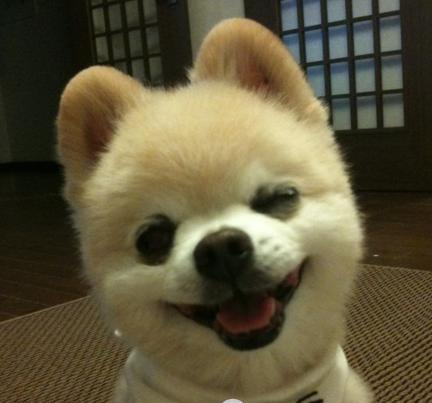
#> input picture blog/rotman.jpg, 432 x 403 px, found by its file name
$ jupyter execute opencv-python11.ipynb   (shell and % lines are left out)   (text cells are left out)
#> lines starting #> are read from the running program, lines starting #| are printed output that depends on the picture; pictures that were not available may be replaced by others from this repository, and a replacement may not be noted
[cell 1]
import cv2
import matplotlib.pyplot as plt
import numpy as np
plt.rcParams['font.sans-serif']=['SimHei'] #用来正常显示中文标签
plt.rcParams['axes.unicode_minus']=False #用来正常显示负号

[cell 2]
img=cv2.imread(r"E:\ZouBySelf\rotman.jpg") #bgr模式，默认，原图
#> img is the input picture: shape (403, 432, 3); mean B, G, R 60, 87, 95.1
img=cv2.cvtColor(img,cv2.COLOR_BGR2RGB)#转成RGB
plt.imshow(img)

[cell 3]
img_gaussian=cv2.imread(r"E:\ZouBySelf\rotman_gaussian.jpg") #加了高斯噪声的图，均值0，方差0.01
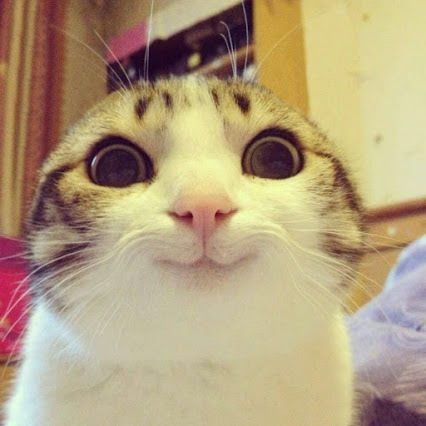
#> input picture blog/cat.jpg, 426 x 426 px, given in place of rotman_gaussian.jpg, which was not available
#> img_gaussian is the input picture: shape (426, 426, 3); mean B, G, R 125.3, 159.1, 178.8
img_gaussian=cv2.cvtColor(img_gaussian,cv2.COLOR_BGR2RGB)
plt.imshow(img_gaussian)

[cell 4]
img_saltpep=cv2.imread(r"E:\ZouBySelf\rotman_saltpep.jpg") #加了椒盐噪声的图，噪声密度0.05
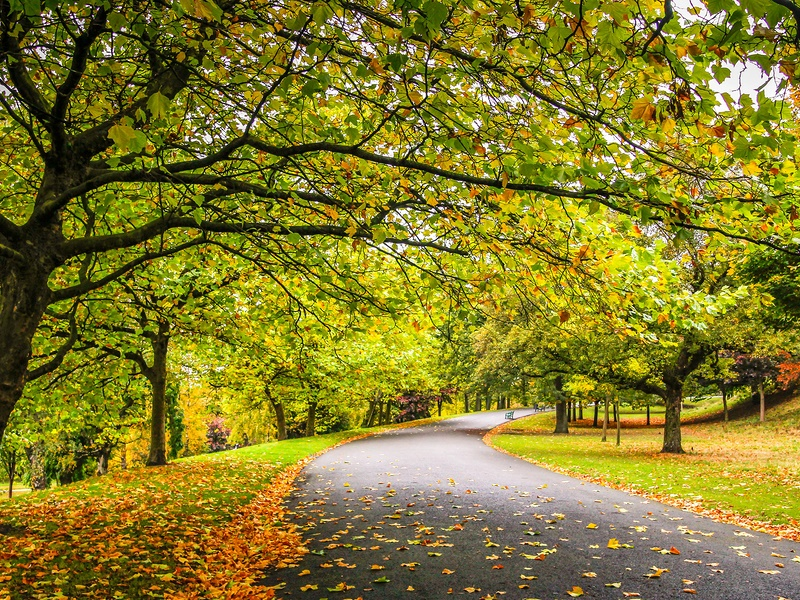
#> input picture blog/sunny.jpg, 800 x 600 px, given in place of rotman_saltpep.jpg, which was not available
#> img_saltpep is the input picture: shape (600, 800, 3); mean B, G, R 42.3, 123.3, 131.7
img_saltpep=cv2.cvtColor(img_saltpep,cv2.COLOR_BGR2RGB)
plt.imshow(img_saltpep)

[cell 5]
kernel=np.ones((5,5),np.float32)/25
kernel

[cell 6]
dst=cv2.filter2D(img_gaussian,-1,kernel)
#-1表示目标图像和原图像深度保持一致，https://docs.opencv.org/2.4/modules/imgproc/doc/filtering.html#filter2d
plt.subplot('121'),plt.imshow(dst),plt.title('使用通用滤波器处理')
plt.subplot('122'),plt.imshow(img_gaussian),plt.title('高斯噪声图')
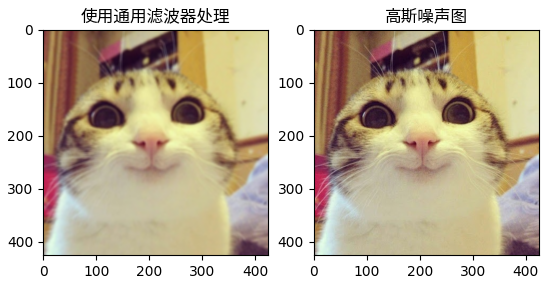
#> figure drawn by matplotlib, 2 panels

[cell 7]
blur = cv2.blur(img_gaussian,(10,10))
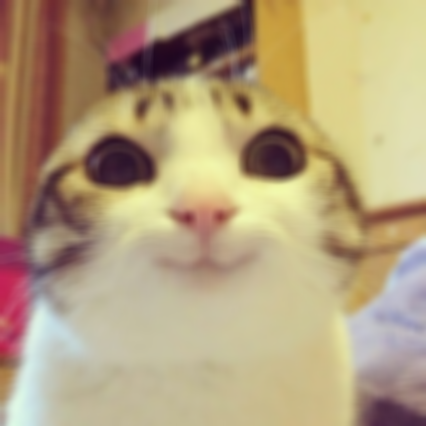
#> blur: shape (426, 426, 3); mean R, G, B 178.8, 159, 125.2
plt.subplot('121'),plt.imshow(blur),plt.title('滤波后的灰度图')
plt.subplot('122'),plt.imshow(img_gaussian),plt.title('高斯噪声图')

[cell 8]
blur2 = cv2.boxFilter(img_gaussian,-1,(2,2),normalize=True) #和上个一样，求和平均
blur3 = cv2.boxFilter(img_gaussian,-1,(2,2),normalize=False)
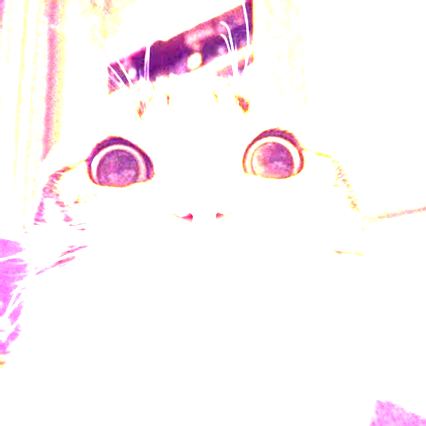
#> blur3: shape (426, 426, 3); mean R, G, B 252.7, 244.7, 247.8
#求和，但是不平均，https://docs.opencv.org/3.0-beta/modules/imgproc/doc/filtering.html#boxfilter
plt.subplot('121'),plt.imshow(blur2),plt.title('normalize=True')
plt.subplot('122'),plt.imshow(blur3),plt.title('normalize=False')

[cell 9]
blur4 = cv2.GaussianBlur(img_gaussian,(5,5),0) #第二个参数ksize必须为正奇数
plt.subplot('121'),plt.imshow(blur4),plt.title('滤波后的灰度图')
plt.subplot('122'),plt.imshow(img_gaussian),plt.title('高斯噪声图')

[cell 10]
blur5 = cv2.medianBlur(img_saltpep,5)#第二个参数ksize必须为正奇数
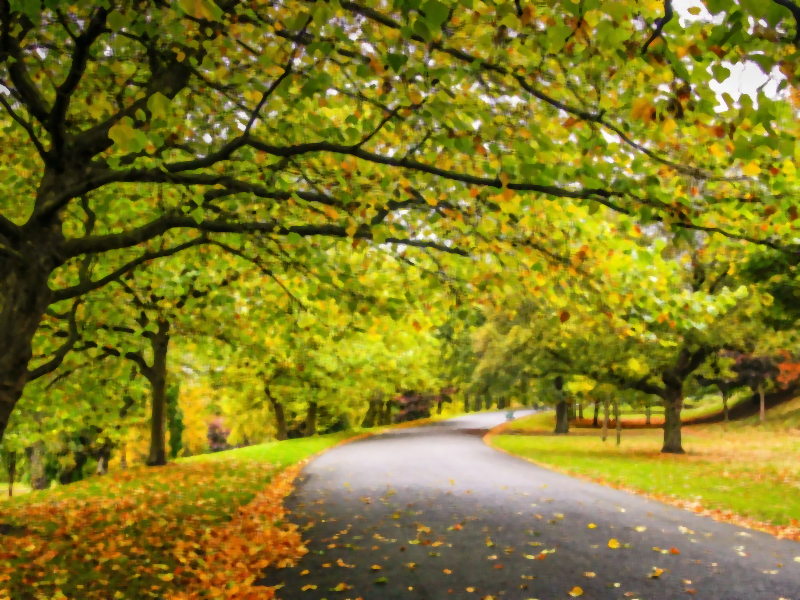
#> blur5: shape (600, 800, 3); mean R, G, B 130.5, 122.4, 35.9
plt.subplot('121'),plt.imshow(blur5),plt.title('滤波后的灰度图')
plt.subplot('122'),plt.imshow(img_saltpep),plt.title('椒盐噪声图')

[cell 11]
blur6 = cv2.bilateralFilter(img_gaussian,9,75,75)#后3个参数分别是：邻域直径，空间高斯函数标准差和灰度值相似性高斯函数标准差
#https://docs.opencv.org/3.0-beta/modules/imgproc/doc/filtering.html#bilateralfilter
plt.subplot('131'),plt.imshow(blur6),plt.title('双边滤波后的灰度图')
plt.subplot('132'),plt.imshow(blur4),plt.title('高斯滤波后的灰度图')
plt.subplot('133'),plt.imshow(img_gaussian),plt.title('高斯噪声图')
